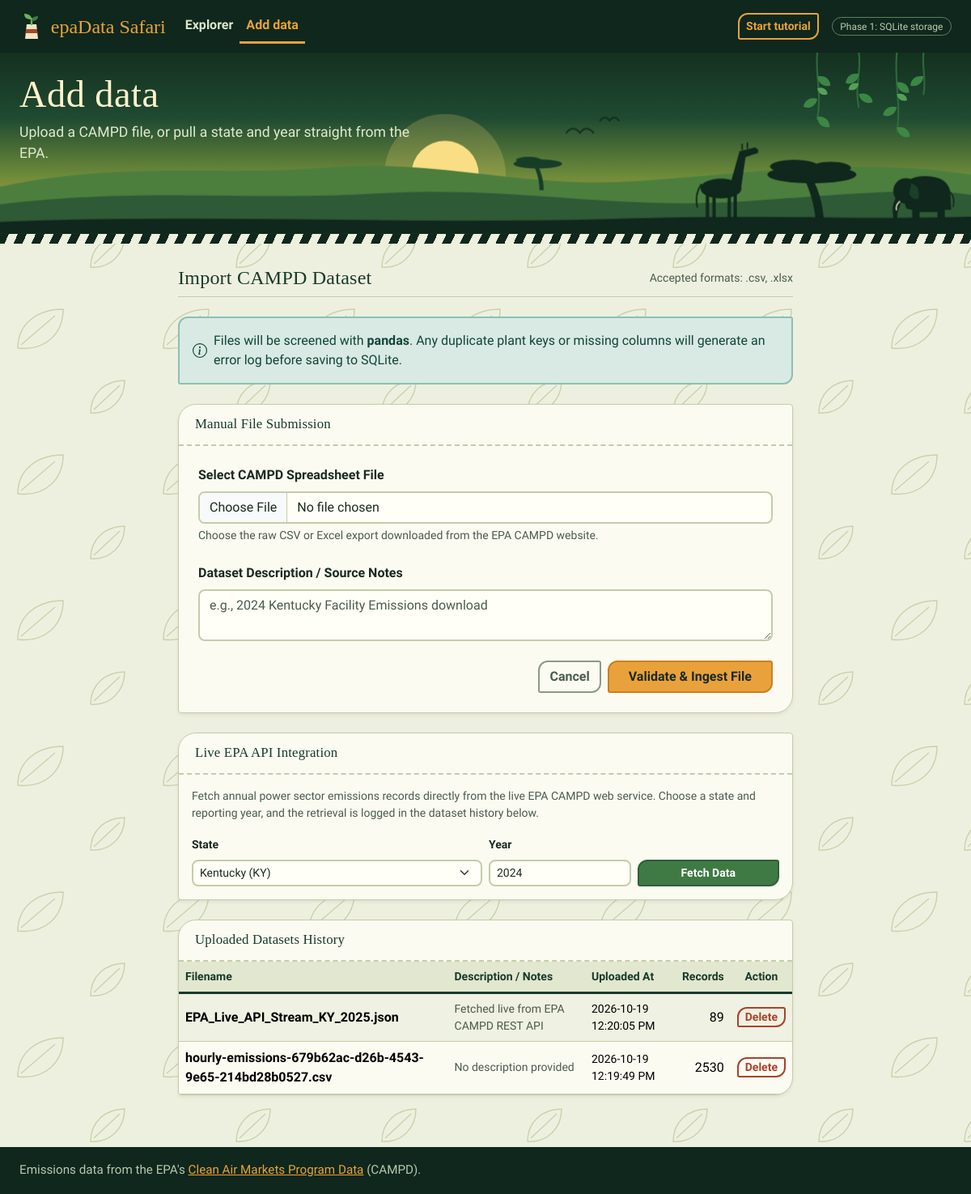
Screenshot of /upload with the database file from the repository.
### models.py (models this page shows)
class UploadedDataset(db.Model):
    __tablename__ = 'uploaded_datasets'
    id = db.Column(db.Integer, primary_key=True)
    filename = db.Column(db.String(255), nullable=False)
    notes = db.Column(db.String(500))
    upload_time = db.Column(db.String(50), nullable=False)
    row_count = db.Column(db.Integer, default=0)

### app.py (the view, shortened to what this page needs)
@app.route("/upload", methods=['GET', 'POST'])
def upload():
    datasets = UploadedDataset.query.order_by(UploadedDataset.id.desc()).all()
    return render_template("upload.html", datasets=datasets)

### app.py (called while the page is built)
@app.context_processor
def inject_helpers():
    def url_with(**overrides):
        args = {k: v for k, v in request.args.items() if v != ""}
        for key, value in overrides.items():
            if value is None:
                args.pop(key, None)
            else:
                args[key] = value
        return url_for("index", **cast(Any, args))
    return {"us_states": US_STATES, "url_with": url_with}

### templates/upload.html (shortened to what this page needs)
{% extends "base.html" %}
{% set active = 'upload' %}
{% set hero_size = 'compact' %}
{% set hero_title = 'Add data' %}
{% set hero_sub = 'Upload a CAMPD file, or pull a state and year straight from the EPA.' %}
{% block content %}
<div class="row justify-content-center">
    <div class="col-lg-8">
        <div class="d-flex align-items-center justify-content-between border-bottom pb-2 mb-4">
            <h2 class="h4 mb-0">Import CAMPD Dataset</h2>
            <span class="text-muted small">Accepted formats: .csv, .xlsx</span>
        </div>
        <div class="alert alert-info d-flex align-items-center mb-4" role="alert">
            <div>
                Files will be screened with <strong>pandas</strong>. Any duplicate plant keys or missing columns will generate an error log before saving to SQLite.
            </div>
        </div>
        <div class="card shadow-sm border">
            <div class="card-header">
                <h5 class="card-title mb-0">Manual File Submission</h5>
            </div>
            <div class="card-body p-4">
                <form action="/upload" method="POST" enctype="multipart/form-data">
                    <div class="mb-4">
                        <label for="campd_file" class="form-label fw-bold">Select CAMPD Spreadsheet File</label>
                        <input class="form-control" type="file" id="campd_file" name="campd_file" accept=".csv, .xlsx" required
                            data-bs-toggle="tooltip"
                            data-bs-placement="top"
                            title="Click here to browse your computer for the EPA dataset file."
                            data-intro="Step 1: Upload your raw data. Click 'Browse' to select the EPA dataset downloaded from the CAMPD portal."
                            data-step="1">
                        <div class="form-text">Choose the raw CSV or Excel export downloaded from the EPA CAMPD website.</div>
                    </div>
                    <div class="mb-4">
                        <label for="dataset_note" class="form-label fw-bold">Dataset Description / Source Notes</label>
                        <textarea class="form-control" id="dataset_note" name="dataset_note" rows="2" placeholder="e.g., 2024 Kentucky Facility Emissions download"
                            data-bs-toggle="tooltip"
                            title="Add any context or notes about the dataset year or state."
                            data-intro="Step 2: Add metadata. Write a brief note about what this dataset contains so you can track it later."
                            data-step="2"></textarea>
                    </div>
                    <div class="d-flex justify-content-end gap-2">
                        <a href="/" class="btn btn-outline-secondary">Cancel</a>
                        <button type="submit" class="btn btn-success fw-bold px-4"
                            data-bs-toggle="tooltip"
                            data-bs-placement="bottom"
                            title="This runs the pandas validation script before saving to the database."
                            data-intro="Step 3: Submit the file. The system will scan for missing columns and load the data into the SQLite database."
                            data-step="3">
                            Validate & Ingest File
                        </button>
                    </div>
                </form>
            </div>
        </div>
        <div class="card shadow-sm border mt-4">
            <div class="card-header">
                <h5 class="card-title mb-0">Live EPA API Integration</h5>
            </div>
            <div class="card-body">
                <p class="text-muted small mb-3">Fetch annual power sector emissions records directly from the live EPA CAMPD web service. Choose a state and reporting year, and the retrieval is logged in the dataset history below.</p>
                <form action="/fetch_live_api" method="POST">
                    <div class="row g-2 align-items-end">
                        <div class="col-md-6">
                            <label for="api_state" class="form-label small fw-bold">State</label>
                            <select id="api_state" name="state" class="form-select form-select-sm">
                                {% for code, name in us_states.items() %}
                                <option value="{{ code }}" {{ 'selected' if code == 'KY' }}>{{ name }} ({{ code }})</option>
                                {% endfor %}
                            </select>
                        </div>
                        <div class="col-md-3">
                            <label for="api_year" class="form-label small fw-bold">Year</label>
                            <input type="number" id="api_year" name="year" value="2024" min="1995" max="2100" class="form-control form-control-sm mono-num">
                        </div>
                        <div class="col-md-3 d-grid">
                            <button type="submit" class="btn btn-primary btn-sm fw-bold">Fetch Data</button>
                        </div>
                    </div>
                </form>
            </div>
        </div>
        <div class="card shadow-sm border mt-4"
             data-bs-toggle="tooltip"
             title="View and manage all datasets currently stored in SQLite."
             data-intro="Step 4: Dataset Management. Every uploaded file is logged here with its timestamp and row count. Click Delete to remove a specific dataset and its records from the database."
             data-step="4">
            <div class="card-header">
                <h5 class="card-title mb-0">Uploaded Datasets History</h5>
            </div>
            <div class="table-responsive">
                <table class="table table-hover table-striped mb-0 align-middle">
                    <thead class="table-light small text-uppercase">
                        <tr>
                            <th>Filename</th>
                            <th>Description / Notes</th>
                            <th>Uploaded At</th>
                            <th class="text-end">Records</th>
                            <th class="text-center">Action</th>
                        </tr>
                    </thead>
                    <tbody>
                        {% if datasets %}
                            {% for ds in datasets %}
                            <tr>
                                <td class="fw-bold">{{ ds.filename }}</td>
                                <td class="text-muted small">{{ ds.notes }}</td>
                                <td class="mono-num small">{{ ds.upload_time }}</td>
                                <td class="text-end mono-num">{{ ds.row_count }}</td>
                                <td class="text-center">
                                    <form action="/delete_dataset/{{ ds.id }}" method="POST" class="d-inline" onsubmit="return confirm('Delete {{ ds.filename }} and all associated records?');">
                                        <button type="submit" class="btn btn-outline-danger btn-sm py-0">Delete</button>
                                    </form>
                                </td>
                            </tr>
                            {% endfor %}
                        {% else %}
                            <tr>
                                <td colspan="5" class="text-center text-muted py-4">
                                    No datasets uploaded yet.
                                </td>
                            </tr>
                        {% endif %}
                    </tbody>
                </table>
            </div>
        </div>
    </div>
</div>
{% endblock %}

### templates/base.html (style rules this page uses)
:root { --canopy: #183A2A; --canopy-deep: #0F271C; --fern: #3F7A44; --mango: #E9A23B; --mango-deep: #8A5200; --clay: #A8432B; --paper: #EEF0DF; --paper-2: #E2E7CF; --card: #FBFBF2; --ink: #1B2A20; --ink-soft: #4A5B4C; --line: #C4CDA9; --font-display: "Alfa Slab One", Rockwell, "Roboto Slab", Georgia, serif; --font-body: "Atkinson Hyperlegible", system-ui, -apple-system, "Segoe UI", sans-serif; --leaf: 22px 4px 22px 4px; --leaf-sm: 12px 3px 12px 3px; --bs-body-bg: var(--paper); --bs-body-color: var(--ink); --bs-body-font-family: var(--font-body); --bs-secondary-color: var(--ink-soft); --bs-border-color: var(--line); --bs-link-color: var(--canopy); --bs-link-hover-color: var(--fern); --bs-link-color-rgb: 24, 58, 42; --bs-link-hover-color-rgb: 63, 122, 68; }
body { font-family: var(--font-body); color: var(--ink); background-color: var(--paper); }
h1, h2, h3, h4, h5, h6, .h1, .h2, .h3, .h4, .h5, .h6 { font-family: var(--font-display); font-weight: 400; letter-spacing: 0.01em; color: var(--canopy); }
.mono-num { font-variant-numeric: tabular-nums; }
.text-uppercase { text-transform: none !important; }
.card { background: var(--card); border: 2px solid var(--canopy); border-radius: var(--leaf); box-shadow: 5px 6px 0 rgba(15, 39, 28, .16); overflow: hidden; }
.card-header, .card-header.bg-white { background: transparent !important; border-bottom: 2px dashed var(--line); padding: .9rem 1.25rem; }
.card-title { font-family: var(--font-display); font-weight: 400; font-size: 1.05rem; color: var(--canopy); }
.form-control, .form-select { background-color: #FFFFF8; border: 2px solid var(--line); border-radius: 8px; color: var(--ink); }
.form-text { color: var(--ink-soft); }
.btn { border-radius: var(--leaf-sm); font-weight: 700; }
.btn-success { --bs-btn-bg: var(--mango); --bs-btn-border-color: #C9811B; --bs-btn-color: var(--ink); --bs-btn-hover-bg: #F4B552; --bs-btn-hover-border-color: #C9811B; --bs-btn-hover-color: var(--ink); --bs-btn-active-bg: #D58F25; --bs-btn-active-border-color: #C9811B; --bs-btn-active-color: var(--ink); --bs-btn-border-width: 2px; }
.btn-primary { --bs-btn-bg: var(--fern); --bs-btn-border-color: #2F6034; --bs-btn-color: #fff; --bs-btn-hover-bg: #2F6034; --bs-btn-hover-border-color: #234A27; --bs-btn-hover-color: #fff; --bs-btn-active-bg: #234A27; --bs-btn-active-border-color: #234A27; --bs-btn-border-width: 2px; }
.btn-outline-secondary { --bs-btn-color: var(--ink-soft); --bs-btn-border-color: #8C9A84; --bs-btn-hover-bg: var(--ink-soft); --bs-btn-hover-border-color: var(--ink-soft); --bs-btn-hover-color: #fff; --bs-btn-border-width: 2px; }
.btn-outline-danger { --bs-btn-color: var(--clay); --bs-btn-border-color: var(--clay); --bs-btn-hover-bg: var(--clay); --bs-btn-hover-border-color: var(--clay); --bs-btn-border-width: 2px; }
.table { --bs-table-bg: transparent; --bs-table-striped-bg: rgba(196, 205, 169, .22); --bs-table-hover-bg: rgba(233, 162, 59, .18); --bs-table-border-color: var(--line); color: var(--ink); }
.table thead th, .table-light { --bs-table-bg: var(--paper-2); background: var(--paper-2); color: var(--canopy); font-weight: 700; border-bottom: 3px solid var(--canopy); white-space: nowrap; }
.alert { border-width: 2px; border-radius: var(--leaf-sm); font-weight: 400; }
.alert-info { --bs-alert-bg: #D8EAE3; --bs-alert-border-color: #8DBFB3; --bs-alert-color: #12443A; }

### rows the page displays
UploadedDataset: filename "EPA_Live_API_Stream_KY_2025.json", notes "Fetched live from EPA CAMPD REST API", upload_time "2026-10-19 12:20:05 PM", row_count "89"
UploadedDataset: filename "hourly-emissions-679b62ac-d26b-4543-9e65-214bd28b0527.csv", notes "No description provided", upload_time "2026-10-19 12:19:49 PM", row_count "2530"

### other values shown
{{ hero_title|default('epaData') }} "Add data"
{{ hero_sub }} "Upload a CAMPD file, or pull a state and year straight from the EPA."
form field state "Kentucky (KY)"
